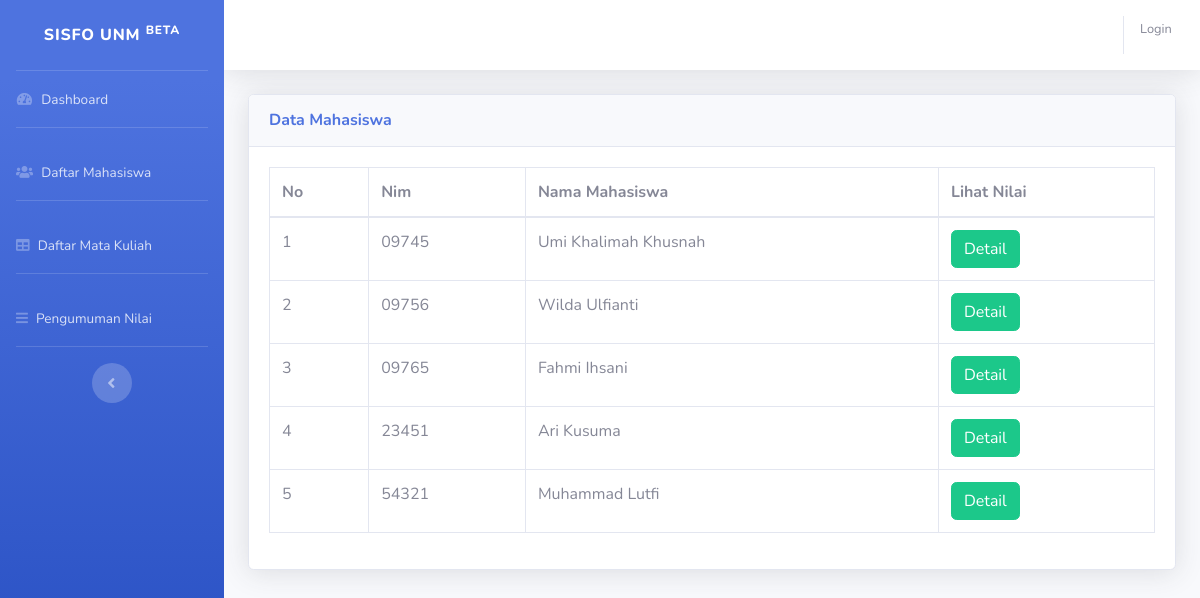
The page /?halaman=tampilMhs2 on the database its author committed.
### tables this page shows
CREATE TABLE IF NOT EXISTS `tb_mahasiswa` (
  `nim` varchar(16) NOT NULL,
  `nama_mhs` varchar(200) NOT NULL,
  PRIMARY KEY (`nim`)
);

### data/mahasiswa/mhs_tampil_2.php (the view)
  <div class="container-fluid">
    <div class="card shadow mb-4">
      <div class="card-header py-3">
        <h6 class="m-0 font-weight-bold text-primary">Data Mahasiswa</h6>
      </div>
      <div class="card-body">
        <div class="table-responsive">
          <table class="table table-bordered" id="dataTable" width="100%" cellspacing="0">
            <thead>
              <tr>
                <th>No</th>
                <th>Nim</th>
                <th>Nama Mahasiswa</th>
                <th>Lihat Nilai</th>
              </tr>
            </thead>
            <tbody>
                <?php
                $no=1;
                $query = $conn->query("SELECT nim, nama_mhs FROM tb_mahasiswa");
                while ($data = $query->fetch_assoc()) {
                  ?>
                  <tr>
                    <td><?= $no++; ?></td>
                    <td><?= $data['nim']; ?></td>
                    <td><?= $data['nama_mhs']; ?></td>
                    <td>
                      <a class="btn btn-success" href="?halaman=detailMhs&id=<?= $data['nim']; ?>">Detail</a>
                    </td>
                  </tr>
                  <?php
                }
                ?>
            </tbody>
          </table>
        </div>
      </div>
    </div>
  </div>
</div>

### rows shown on the page
tb_mahasiswa: nim "09745", nama_mhs "Umi Khalimah Khusnah"
tb_mahasiswa: nim "09756", nama_mhs "Wilda Ulfianti"
tb_mahasiswa: nim "09765", nama_mhs "Fahmi Ihsani"
tb_mahasiswa: nim "23451", nama_mhs "Ari Kusuma"
tb_mahasiswa: nim "54321", nama_mhs "Muhammad Lutfi"
